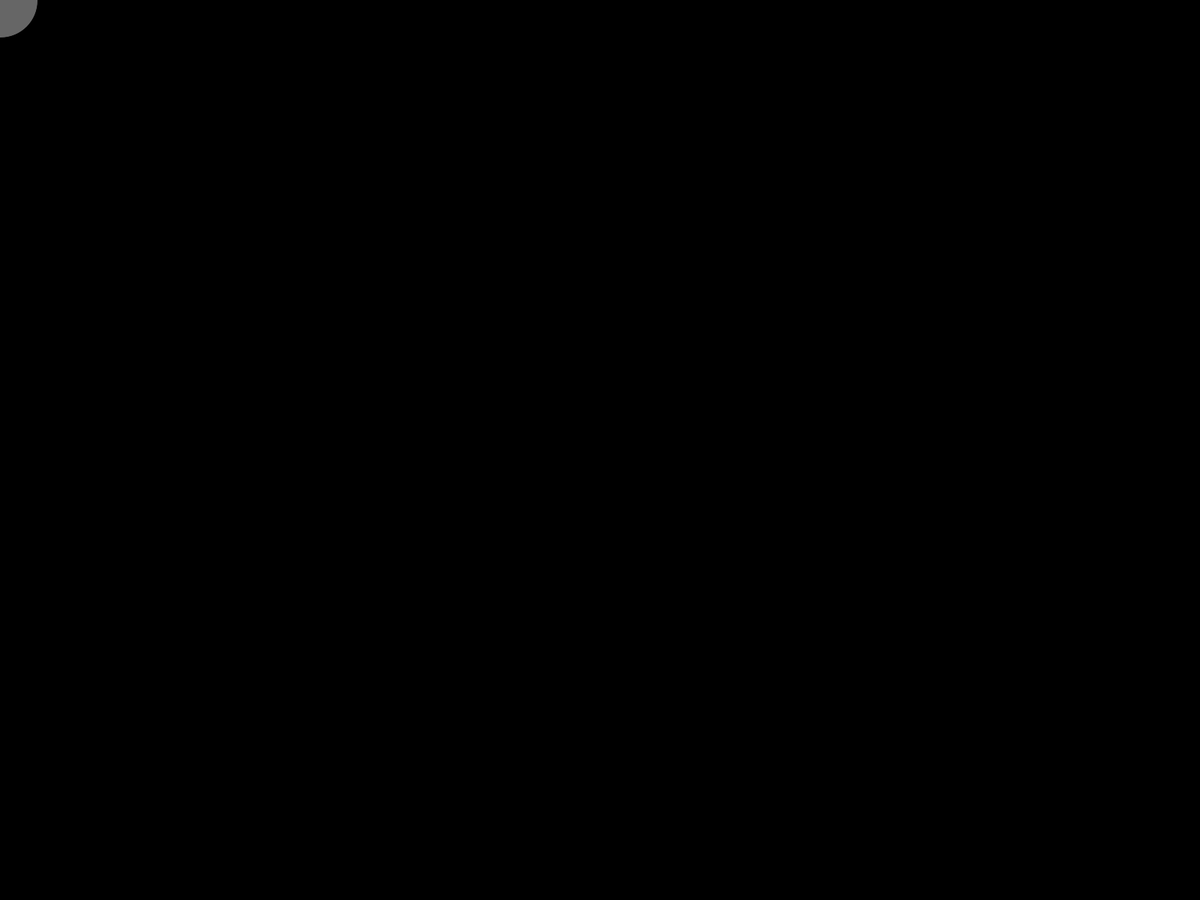
Frame 1 (no input)
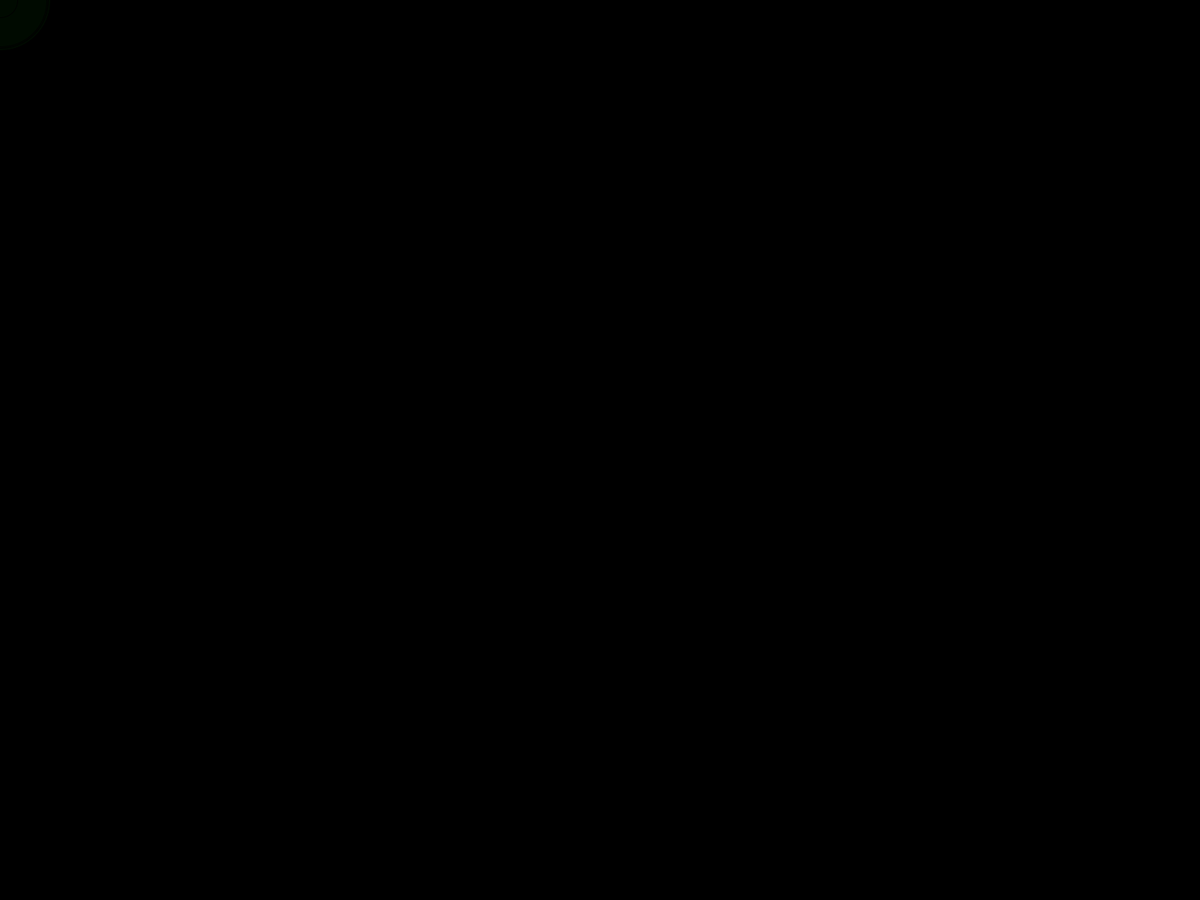
Frame 60 (the mouse pressed at the canvas centre just before this capture)
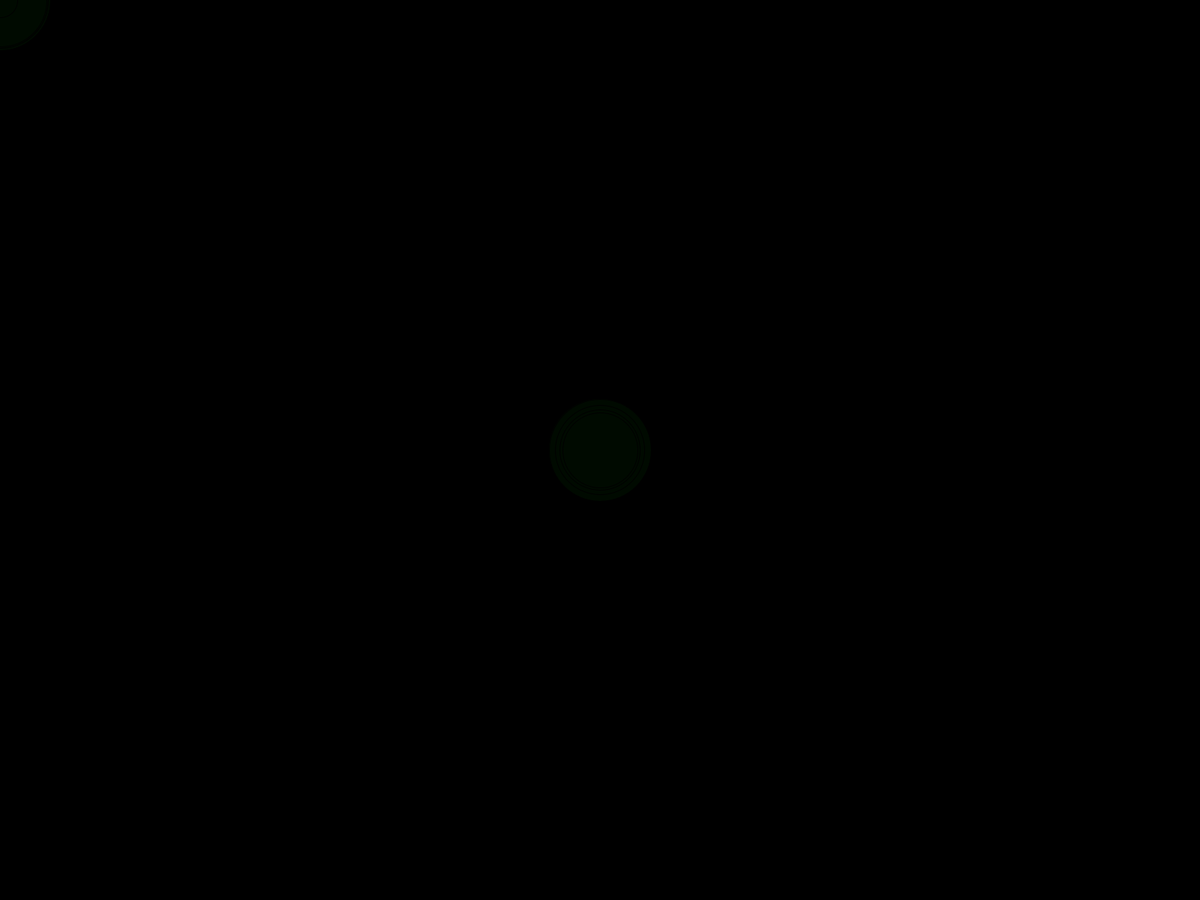
Frame 120 (the mouse held since frame 60 and released just before this capture)

The Processing sketch that drew these frames (run headless with seeded random() and noise(); from frame 60 on, the mouse is pressed at the canvas centre):

// Processing sketch: Tegne_program
// ── Tegne_program.pde
int xCir=mouseX;
int yCir=mouseY;
int col1=0;
int col2=10;
int col3=0;

void setup(){
 fullScreen(); 
 background(0);
 fill(102);
}

void draw(){
int cirW=(int)random(30,140);
xCir=mouseX;
yCir=mouseY;
  circle(xCir,yCir,cirW);
  fill(col1,col2,col3);
}

void keyPressed(){
if (col2<200){
col2=col2+20;
}else{
col2=col2-150;
}
if(col1<200){
col1=col1+20;
}else{
col1=col1-200;
}
if(col3<300){
col3=col3+20;
}else{
col3=col3-300;
}

text("Når En Tast Trykkes Skiftes Farven",100,100);
textSize(40);
fill(col1,col3,col2);

}
